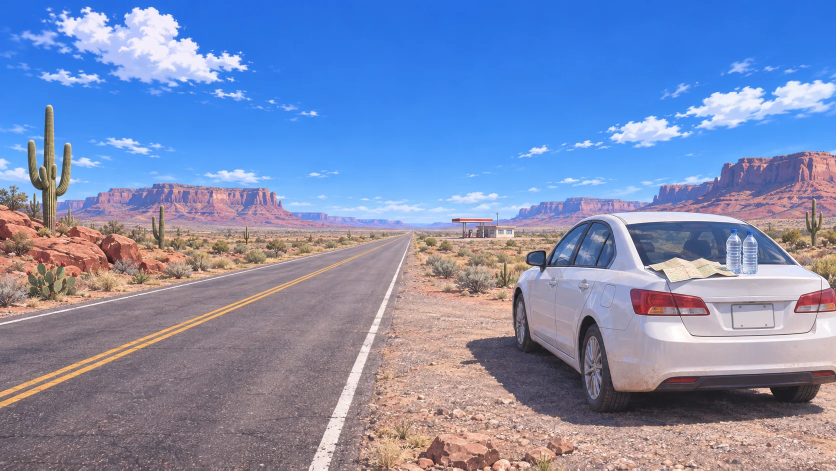
#> input picture assets/bg/az_roadside.webp, 1672 x 941 px (shown at 1/2 size)
$ python -i ref_match.py   (imports and definitions only)
#> lines starting #> are read from the running program, lines starting #| are printed output that depends on the picture
#> `out = Image.new('RGB', (W * 3, H + 70), 'white'); out.paste(R, (0, 0))..`: out: PIL image 1920x430 RGB; every value is 255
"""照參考圖做（SCENE_RULES 第 12 節；使用者 11-03 23:0x：「我已經給每個店面參考圖……要讓他們做成我給你的圖片裡的樣子」）。
把參考圖（使用者給的）和同角度的渲染（或遊戲截圖）比一比，輸出一張比對圖和一份數字報告。交件時兩樣都要附上。

用法：python3 tools/blender/env_second/ref_match.py <參考圖> <渲染圖> <輸出前綴> [--crop x0,y0,x1,y1]
  --crop：參考圖只取一部分，例如參考圖左半邊是外觀、右半邊是室內，用比例 0～1，例如 0.5,0,1,1
輸出：
  <前綴>_cmp.jpg   左：參考圖｜中：渲染｜右：兩張疊成 50%（看配置、比例、鏡頭對不對得上）；下面一列是兩邊各自的 10 色色票
  <前綴>_report.json＋印在終端機的報告：
    - 平均亮度、亮部（前 10%）、暗部（後 10%）、對比：渲染不能比參考圖更平，太白、太灰都看得出來
    - 冷暖（R−B）、飽和度：日系暖光的店，渲染偏冷、偏灰就不過
    - 色票距離：參考圖的 10 個主色，渲染裡找最接近的，平均差多少（ΔE，CIE76）
    - 九宮格亮度差：配置、亮的地方在不在同一個位置
  門檻（不過就不交）：平均亮度差 ≤ 0.08、對比 ≥ 參考圖 × 0.8、冷暖差 ≤ 0.05、色票平均 ΔE ≤ 18、九宮格亮度差平均 ≤ 0.12
"""
import json, sys
import numpy as np
from PIL import Image, ImageDraw

A = sys.argv[1:]
# [1 line not run here, left out]
# [1 line that did not run here, left out]
crop = [float(v) for v in A[A.index('--crop') + 1].split(',')] if '--crop' in A else None
W, H = 640, 360


def load(p, c=None):
#> called with p = '../../../assets/bg/az_roadside.webp'
    im = Image.open(p).convert('RGB')
#> im is the input picture: PIL image 1672x941 RGB; mean R, G, B 125.9, 141.1, 180.6
    if c: w, h = im.size; im = im.crop((int(c[0] * w), int(c[1] * h), int(c[2] * w), int(c[3] * h)))
    return im.resize((W, H), Image.LANCZOS)
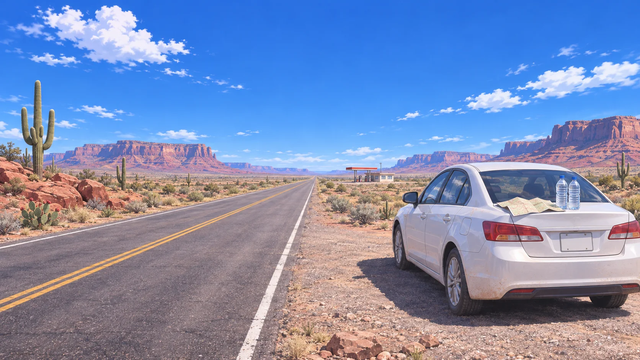
#> returned value: PIL image 640x360 RGB; mean R, G, B 125.9, 141.1, 180.5


def lab(rgb):   # sRGB 0..1 → CIELAB
    c = np.where(rgb <= 0.04045, rgb / 12.92, ((rgb + 0.055) / 1.055) ** 2.4)
    M = np.array([[0.4124, 0.3576, 0.1805], [0.2126, 0.7152, 0.0722], [0.0193, 0.1192, 0.9505]])
    xyz = c @ M.T / np.array([0.95047, 1.0, 1.08883])
    f = np.where(xyz > 0.008856, np.cbrt(xyz), 7.787 * xyz + 16 / 116)
    return np.stack([116 * f[..., 1] - 16, 500 * (f[..., 0] - f[..., 1]), 200 * (f[..., 1] - f[..., 2])], -1)


def palette(a, k=10, it=12):   # 簡單的 k-means（固定種子）
    px = a.reshape(-1, 3)[::7]
    rng = np.random.RandomState(1103); c = px[rng.choice(len(px), k, replace=False)]
    for _ in range(it):
        d = ((px[:, None, :] - c[None]) ** 2).sum(-1); lb = d.argmin(1)
        for j in range(k):
            if (lb == j).any(): c[j] = px[lb == j].mean(0)
    cnt = np.bincount(lb, minlength=k); o = np.argsort(-cnt)
    return c[o], cnt[o] / cnt.sum()


def stats(a):
    L = a.mean(-1); s = np.sort(L.ravel())
    hi, lo = s[int(len(s) * 0.9):].mean(), s[:int(len(s) * 0.1)].mean()
    mx, mn = a.max(-1), a.min(-1); sat = np.where(mx > 1e-3, (mx - mn) / np.maximum(mx, 1e-3), 0).mean()
    g = [L[i * H // 3:(i + 1) * H // 3, j * W // 3:(j + 1) * W // 3].mean() for i in range(3) for j in range(3)]
    return dict(mean=float(L.mean()), hi=float(hi), lo=float(lo), contrast=float(hi - lo), warm=float((a[..., 0] - a[..., 2]).mean()), sat=float(sat), grid=[float(v) for v in g])


# [1 line not run here, left out]
# [1 line that did not run here, left out]
# [1 line that did not run here, left out]
# [1 line that did not run here, left out]
# [1 line that did not run here, left out]
# [1 line that did not run here, left out]
# [1 line that did not run here, left out]
# [1 line that did not run here, left out]
# [7 lines that did not run here, left out]
# [2 lines that did not run here, left out]
# [5 lines not run here, left out]
d = ImageDraw.Draw(out)
# [6 lines not run here, left out]

>>> result = load('../../../assets/bg/az_roadside.webp')

$ run again, on assets/bg/gc_roadside_car.webp
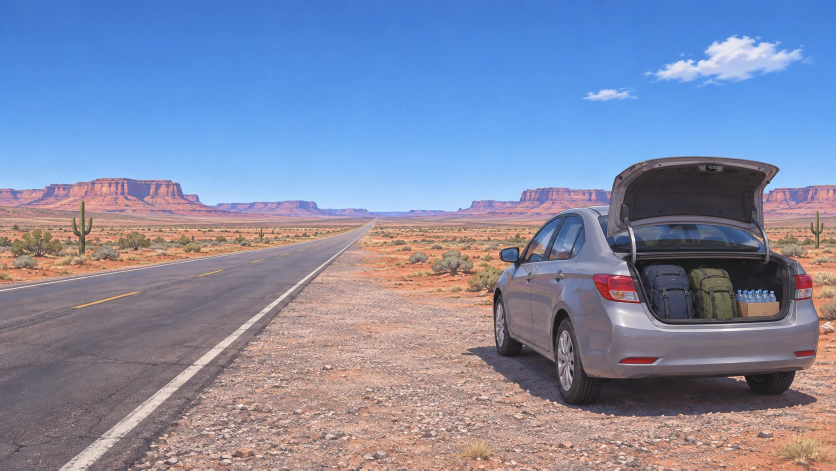
#> input picture assets/bg/gc_roadside_car.webp, 1672 x 941 px (shown at 1/2 size)
#> out: PIL image 1920x430 RGB; every value is 255
#> in load, im is the input picture: PIL image 1672x941 RGB; mean R, G, B 129.4, 138.3, 167.5
#> in load, `return im.resize((W, H), Image.LANCZOS)`:
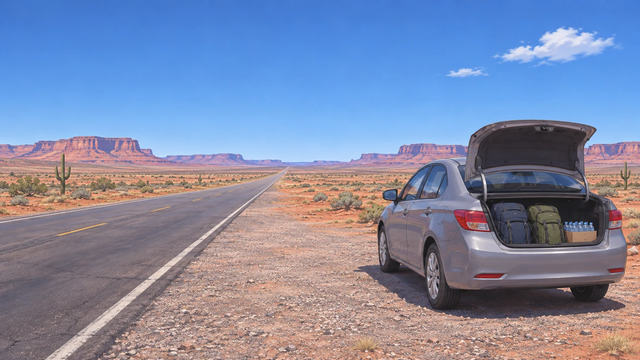
#> returned value: PIL image 640x360 RGB; mean R, G, B 129.4, 138.3, 167.5
